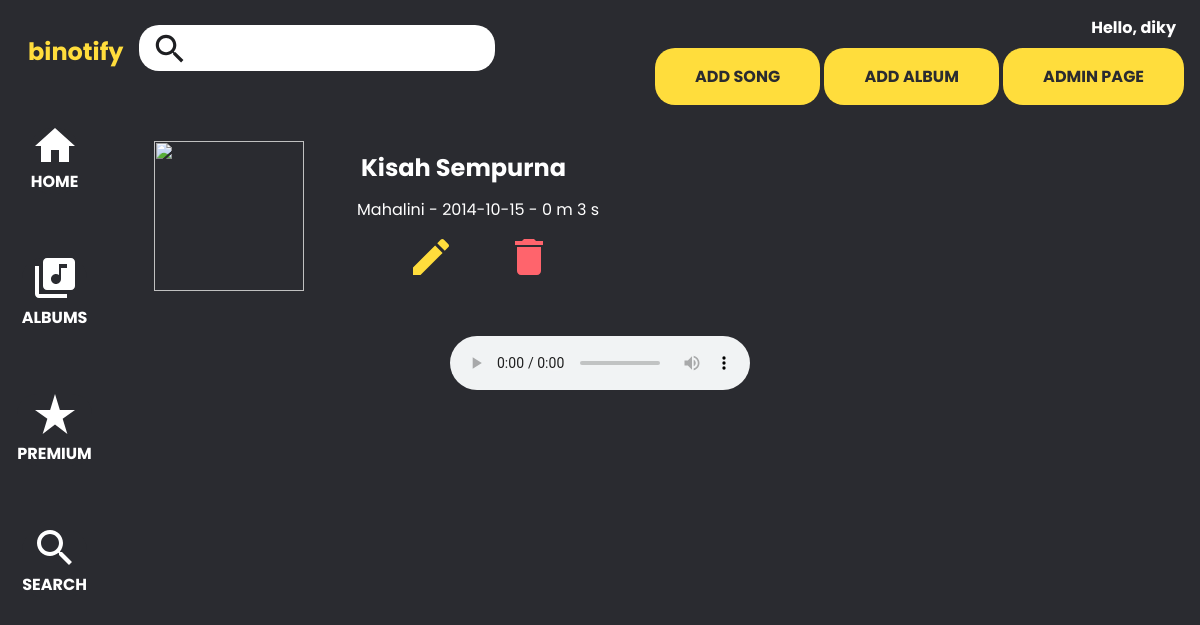
Screenshot of /song/23 (signed in) with the database file from the repository.
### tables this page shows
CREATE TABLE `song` (
  `song_id` int(10) UNSIGNED NOT NULL,
  `song_title` varchar(64) NOT NULL,
  `song_artist` varchar(128) DEFAULT NULL,
  `release_date` date NOT NULL DEFAULT current_timestamp(),
  `genre` varchar(64) DEFAULT NULL,
  `duration` int(11) NOT NULL DEFAULT 0,
  `audio_path` varchar(255) NOT NULL,
  `image_path` varchar(255) DEFAULT NULL,
  `album_id` int(10) UNSIGNED DEFAULT NULL
);

### src/app/core/Controller.php (called while the page is built, shortened)
<?php
class Controller
{
    public function view($view, $data = [])
    {
        require_once __DIR__ . '/../../app/views/' . $view . '.php';
    }
    public function model($model)
    {
        return new $model;
    }
}

### src/app/core/App.php (called while the page is built, shortened)
<?php
class App {
    protected $method = 'index';
    protected $params = [];
    public function __construct()
    {
        $url = $this->parseURL();
        if (isset($url[0])) {
            if (file_exists(__DIR__.'/../../app/controllers/' . $url[0] . '.php')) {
                unset($url[0]);
            }
        }
        $this->controller = new $this->controller;
        if (!empty($url)) {
            $this->params = array_values($url);
        }
        call_user_func_array([$this->controller, $this->method], $this->params);
    }
    public function parseURL()
    {
        if (isset($_GET['url'])) {
            $url = rtrim($_GET['url'], '/');
            $url = filter_var($url, FILTER_SANITIZE_URL);
            $url = explode('/', $url);
            return $url;
        }
    }
}

### src/index.php (called while the page is built, shortened)
<?php
$app = new App;

### src/app/core/Database.php (called while the page is built, shortened)
<?php
class Database
{
    private $host = DB_HOST;
    private $user = DB_USER;
    private $pass = DB_PASS;
    private $db_name = DB_NAME;
    private $dbh;
    private $stmt;
    public function __construct()
    {
        $dsn = 'mysql:host=' . $this->host . ';dbname=' . $this->db_name;
        $option = [
            PDO::ATTR_PERSISTENT => true,
            PDO::ATTR_ERRMODE => PDO::ERRMODE_EXCEPTION
        ];
        try {
            $this->dbh = new PDO($dsn, $this->user, $this->pass, $option);
        } catch (PDOException $e) {
            die($e->getMessage());
        }
    }
    public function query($query)
    {
        $this->stmt = $this->dbh->prepare($query);
    }
    public function bind($param, $value, $type = null)
    {
        if (is_null($type)) {
            switch (true) {
                default:
                    $type = PDO::PARAM_STR;
            }
        }
        $this->stmt->bindValue($param, $value, $type);
    }
    public function execute()
    {
        $this->stmt->execute();
    }
    public function single()
    {
        $this->execute();
        return $this->stmt->fetch(PDO::FETCH_ASSOC);
    }
}

### src/app/models/Song_model.php (called while the page is built, shortened)
<?php
class Song_model
{
	private $table = 'song';
	private $db;
	public function __construct()
	{
		$this->db = new Database;
	}
	public function getSongById($id)
	{
		$this->db->query("SELECT
            song_id, song_title, song_artist, release_date, genre, duration, audio_path, image_path, album_id
            FROM $this->table WHERE song_id=:song_id");
		$this->db->bind('song_id', $id);
		return $this->db->single();
	}
}

### src/app/views/song/index.php (the view, shortened to what this page needs)
<section id="song">
    <?php if ($data['song']) { ?>
        <div class="song-details">
            <div class="song-details" id="album-picture">
                <img src="<?= BASE_URL?>/<?=$data['song']['image_path'] ?? "public/assets/image/placeholder.jpg" ?>" width="150" height="150">
            </div>
            <div class="song-info">
                <h1><?= $data['song']['song_title'] ?></h1>
                <p><?= $data['song']['song_artist'] ?> - <?= $data['song']['release_date'] ?> - <?= floor($data['song']['duration'] / 60) ?> m <?= $data['song']['duration'] % 60 ?> s</p>
                <?php
                if (isset($_SESSION['isAdmin']) && $_SESSION['isAdmin'] == true) {
                ?>
                <div class="song-actions">
                    <a class="edit-button" href="<?= BASE_URL ?>/song/edit/<?= $data['song']['song_id'] ?>">
                    </a>
                    <a class="delete-button" href="<?= BASE_URL ?>/song/delete/<?= $data['song']['song_id'] ?>">
                        <svg width="28" height="36" viewBox="0 0 28 36" fill="none" xmlns="http://www.w3.org/2000/svg">
                            <path d="M2 32C2 34.2 3.8 36 6 36H22C24.2 36 26 34.2 26 32V8H2V32ZM28 2H21L19 0H9L7 2H0V6H28V2Z" fill="#FF646C"/>
                        </svg>
                    </a>
                </div>
                <?php } ?>
            </div>
        </div>
        <div class="audio-player-container">
            <?php if (!isset($_SESSION['username'])) { ?>
                <audio controls onplay="incrementNumPlay()" id="audio_player">
                    <source src="<?= BASE_URL?>/<?=$data['song']['audio_path']?>" type="audio/mpeg">
                </audio>
            <?php } else { ?>
                <audio controls id="audio-player">
                    <source src="<?= BASE_URL ?>/<?= $data['song']['audio_path'] ?>" type="audio/mpeg">
                </audio>
            <?php } ?>
        </div>
    <?php } else { ?>
        <h1>404 not found</h1>
    <?php } ?>
</section>

### rows the page displays
song: song_title "Kisah Sempurna", song_artist "Mahalini", release_date "2014-10-15", floor($data['song']['duration']/60) "0", $data['song']['duration']%60 "3"

### other values shown
$_SESSION['username'] "diky"
